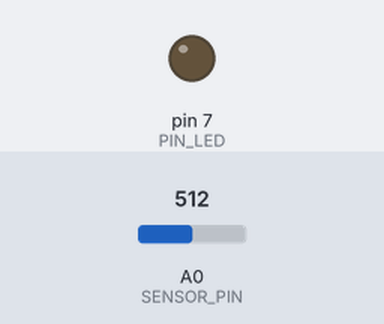
This sketch was run on a simulated Arduino Uno, built with avr-gcc and run on an emulated ATmega328P. Shown: output pins drawn as LEDs (lit = HIGH). The test bench sets the inputs (shaded band); at power-on: A0 (SENSOR_PIN) = 512. What the sketch prints to the serial monitor is not drawn.

Above: at 0.1 s.
At 0.6 s:
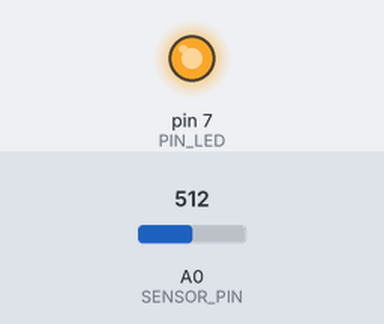
Timing chart, 0 to 40.0 s (numbered marks = the images above):
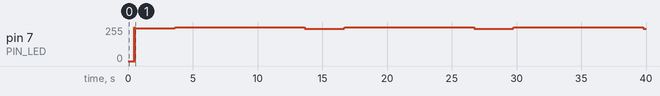

The sketch:

UnoR3-GP2Y10-DustSensor-example-LCD16x2-OK.ino
```cpp
// For code details refer the below link:
//https://github.com/vlytsus/arduinosensor/blob/master/arduino_sensor_main.ino
/*  ***************************************************************
 *  **** GP2Y1010AU0F Scharp Dust Sensor with waveshare board *****
 *  ***************************************************************
 *  Dust sensor calculates dust density based on reflected
 *  infrared light from IR diode. Light brightness coresponds
 *  to amount of dust in the air. Following program is responsible
 *  to light-up IR diode, perform dust sampling and swith-off diode,
 *  according to GP2Y1010AU0F specification.
 *  Arduino program performs sequence of several measurements,
 *  filters input data by mid point calulation based on several
 *  measurements, to avoid voltage spikes. Then it performs dust
 *  values transformation to ug/m2. Finaly calculated data could
 *  be printed to Arduino serial output or to LCD display.
 *  http://www.waveshare.com/wiki/Dust_Sensor
 *  ***************************************************************
 *  AQI Index could be calculated as
 *  --------------------------------
 *  PM2.5 ug |   AQI   |  Pollution
 *  =========|=========|============
 *     0-35  |  0-50   |  Excelent
 *  ---------|---------|------------
 *    35-75  | 51-100  |  Average
 *  ---------|---------|------------
 *    75-115 | 101-150 |  Light
 *  ---------|---------|------------
 *   115-150 | 151-200 |  Modrate
 *  ---------|---------|------------
 *   150-250 | 201-300 |  Heavy
 *  ---------|---------|------------
 *   250-500 |  > 300  |  Serious
 *  ---------|---------|------------
 */

#include <LiquidCrystal.h>
#include <stdlib.h>

// initialize the library with the numbers of the interface pins
LiquidCrystal lcd(12, 11, 5, 4, 3, 2);

#define V_REF            5.0  //1100 arduino reference voltage for ADC
#define ADC_RESOLUTION   1024.0

#define PIN_LED          7
#define PIN_ANALOG_OUT   0

#define POWER_ON_LED_DELAY   280
#define POWER_ON_LED_SLEEP   40 // not used, digital read takes about 100 microseconds
#define POWER_OFF_LED_DELAY  9500
#define SENSOR_PIN           0

#define DISPLAY_REFRESH_INTERVAL 30    //def=30, code needs to be updated for other/lower values, else may show -ve values
#define SAMPLES_PER_COMP     10 //perform N reads to filter noise and calculate mid value
#define STACK_SIZE           10
#define MAX_UNSIGNED_INT     65535

///////////////////////////////////////////////
// LCD data printing supported/not supported
#define LCD_PRINT       false
///////////////////////////////////////////////
// Serial/Usb port printing supported/not supported
#define SERIAL_PRINT    true
///////////////////////////////////////////////
// Raw data printing support. If true then raw analog data 0-1023 will be printed
#define DEBUG_MODE false

//by default this program is configured for Waveshare Dust Sensor board
//if you use GP2Y1010AU0F only then uncomment following line
#define PURE_SHARP_GP2Y1010AU0F // uncomment it if you use GP2Y1010AU0F
#if defined (PURE_SHARP_GP2Y1010AU0F)
      #define IR_LED_ON   LOW
      #define IR_LED_OFF  HIGH
      #define DIV_CORRECTION  1.0
#else
      //in case if you use http://www.waveshare.com/wiki/Dust_Sensor
      #define IR_LED_ON   HIGH
      #define IR_LED_OFF  LOW
      #define DIV_CORRECTION  11.0 //Waveshare uses volt divider 1k/10k, so corection is needed
#endif

///////////////////////////////////////////
// Formulas to to calculate dust by minimum & maximum values.
// According to specification: min=600mv; max=3520mv
// using linear function: y = a*x + b;
// and Fig. 3 Output Voltage vs. Dust Density from specification
// 0.6 = a*0 + b  =>  b = 0.6
// 3.52 = a*0.5 + 0.6 =>  a = (3.52 - 0.6)/0.5 = 5.84
// y = 5.84*x + 0.6
//
// Lets's inverse function, because y is unknown and x is our measured voltage
//
// y - 0.6 = 5.84 * x
// x = (y-0.6)/5.84
// x = y*1/5.84-0.6/5.84
// x = 0.171*y - 0.1
#define A 0.171
#define B 0.1
//
// Please note that ADC will return value in millivolts and dust is calculated in milligrams.
// x = 0.171 * y - 0.1
// finally let's rewrite the formula y is Vo (voltage) x is Dust value
// DUST = 0.171 * Vo - 0.1
//
// Vo for Arduino is calculated as:
// Vo = ADC_sample * V_REF / ADC_RESOLUTION
/////////////////////////////////////////////////////
// Let's calculate volt correction  coefficient to use for Vo calculation later
// Vo = V_correction * ADC_sample
// We also need to use DIV_CORRECTION because Waveshare board uses voltage divider 1k/10k
float V_correction = DIV_CORRECTION * V_REF / ADC_RESOLUTION;

///////////////////////////////////////////
/// Start calibraion, because it is required to set minimum sensor output voltage 0.6V for 0 mg/m3 and 3.62V for max pollution (according to Fig3 of GP2Y1010AU0F specification)
// I was unable to calibrate by minimal pollution level (because I have no clean camera for calibration)
// But I was able to calibrate by upper limit, just put some stick inside sensor hole
// I found that at max pollution Vo = ~ 3.1V So, I decided increase whole equation by 0.45V
#define V_CORRECTION_MAX 0.45

////////////////////////////////////////////////////
// Prepare stack to calculate rounded data
unsigned int stack[STACK_SIZE+1];// stack is used to calculate middle value for display output
unsigned int stackIter; // current stack iteration

///////////////////////////////////////////////////
// Calculation refresh interval used to not print data too frequently.
unsigned int refresh;
#define SLEEP 10000 //sleep after print

void setup() {
  initLCD();

  if(V_REF < 4)
    analogReference(INTERNAL);

  pinMode(PIN_LED, OUTPUT);
  pinMode(PIN_ANALOG_OUT, INPUT);
  digitalWrite(PIN_LED, LOW);

  initStack();

  if(SERIAL_PRINT)
    Serial.begin(9600);

  printInitParams();
}

void printInitParams(){
  print("DIV_CORRECTION");
  if(LCD_PRINT)
    delay(1500);
  print(DIV_CORRECTION);
  delay(500);
}

int readRawSensorData(){
  int analogData; //ADC value 0-1023
  digitalWrite(PIN_LED, IR_LED_ON);

  delayMicroseconds(POWER_ON_LED_DELAY);
  analogData = analogRead(SENSOR_PIN);
  //print(analogData);

  delayMicroseconds(POWER_ON_LED_SLEEP);//not used, digital read takes about 100 microseconds
  digitalWrite(PIN_LED, IR_LED_OFF);

  delayMicroseconds(POWER_OFF_LED_DELAY);//9500

  //for testing only
  //print("--Raw data--");
  //print(analogData);
  return analogData;
}

void loop(void){
   if(stackIter >= STACK_SIZE)
     stackIter = 0;

   stack[stackIter] = filterVoltageNoiseFromADC();

   if(refresh < DISPLAY_REFRESH_INTERVAL){
     refresh++;
   }else{
     //If refresh >= DISPLAY_REFRESH_INTERVAL then dust will be calculated and refresh updated to zero to start new cycle
     refresh = 0;
     if(DEBUG_MODE){
       //print voltage
       print(getAverageRawSamples());
     } else {
       print(calculateDust());
       if(!DEBUG_MODE)delay(SLEEP);
     }
   }
   stackIter++;
}

int calculateDust(){
  float Vo = (getAverageRawSamples() * V_correction + V_CORRECTION_MAX) * A - B;
  return Vo * 1000; // show result in micrograms
}

float getAverageRawSamples(){
   //calculate middle value from stack array
   float midVal = 0;
   for(int i = 0; i < STACK_SIZE ; i++){
     midVal += stack[i];
   }
   return midVal / STACK_SIZE;
}

int filterVoltageNoiseFromADC(){
  //perform several measurements and store to stack
  //for later midpoint calculations

   unsigned int maxDust = 0;
   unsigned int minDust = MAX_UNSIGNED_INT;
   unsigned long avgDust = 0;

   //perform several reads to filter noise and calculate mid value
   for(int i = 0; i< SAMPLES_PER_COMP;){
     int dustVal = readRawSensorData();
     if (dustVal >= 0){

      //find max dust per sample
      if(dustVal > maxDust)
        maxDust = dustVal;

      //find min dust per sample
      if(dustVal < minDust)
        minDust = dustVal;

      avgDust += dustVal;
      i++;
     }
   }

   //additional filter for input data
   //don't take to consideration max & min values per sample
   //and save average to stack
   return (avgDust - maxDust - minDust) / (SAMPLES_PER_COMP - 2);
}

void initLCD(){
  if(LCD_PRINT){
    // set up the LCD's number of columns and rows:
    lcd.begin(16, 2);
    // Print a message to the LCD.
    lcd.print("-=Dust+Sensor=-");
  }
}

void initStack(){
  stackIter = 0;
  refresh = 0;
  for(int i = 0; i < STACK_SIZE ; i++){
     stack[i] = 0;
  }
}

void print(double val){
  print(String(val));
}

void print(int val){
  print(String(val));
}

void print(String msg){
  if(SERIAL_PRINT)
    Serial.println(msg);
  if(LCD_PRINT){
   lcd.setCursor(0, 1);
   lcd.print(msg);
  }
}
```
